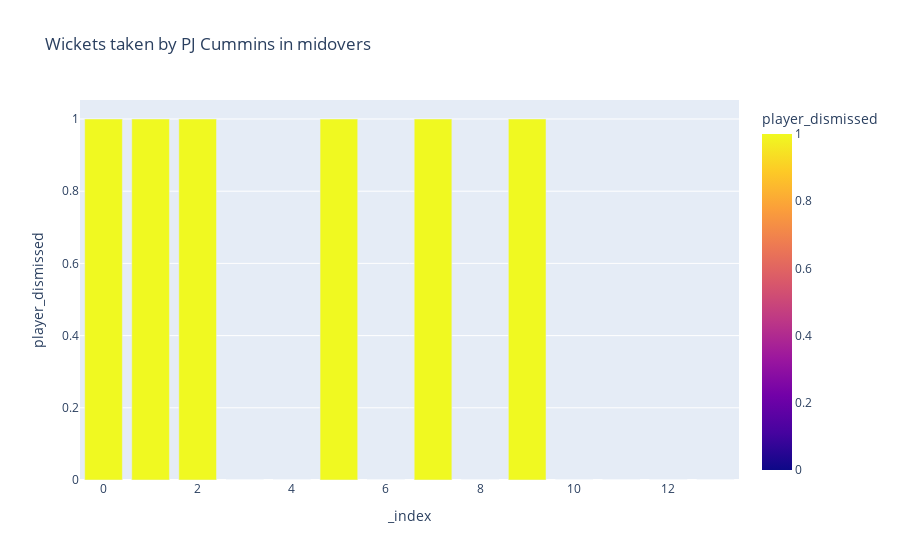
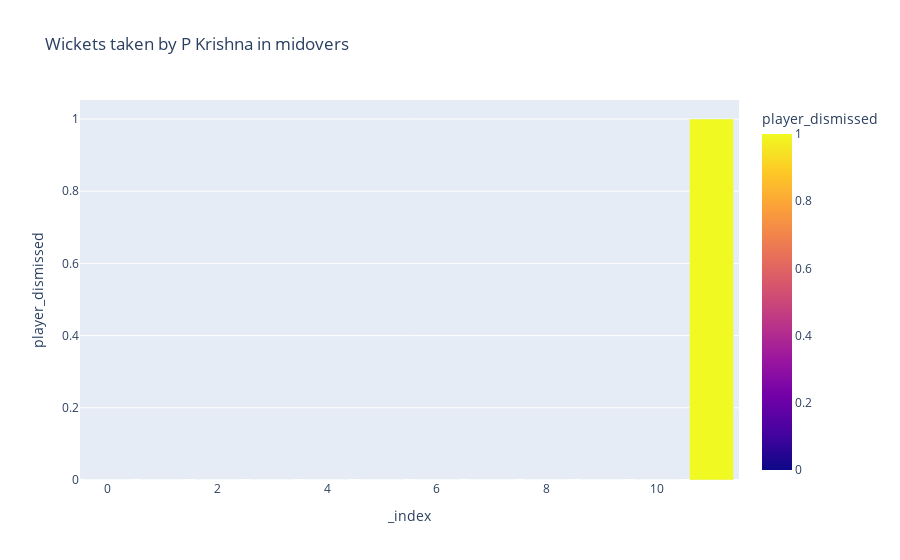
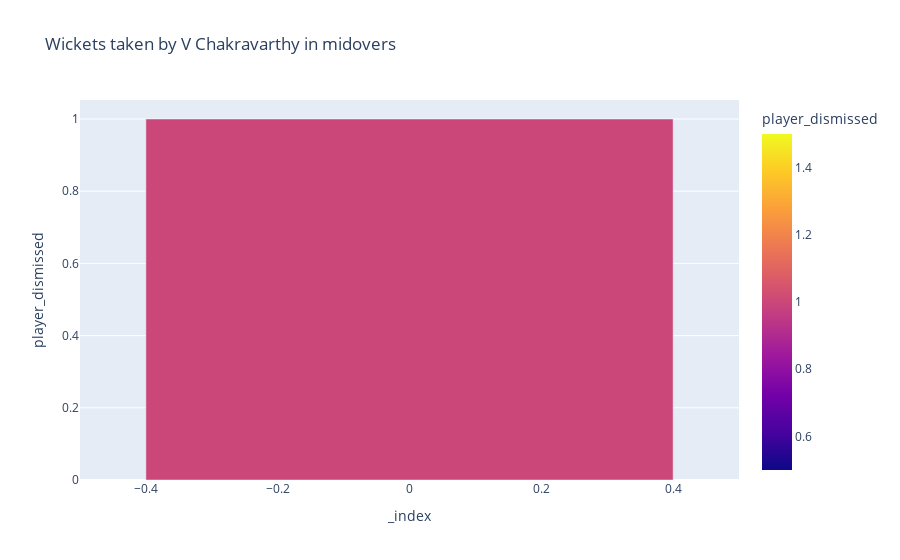
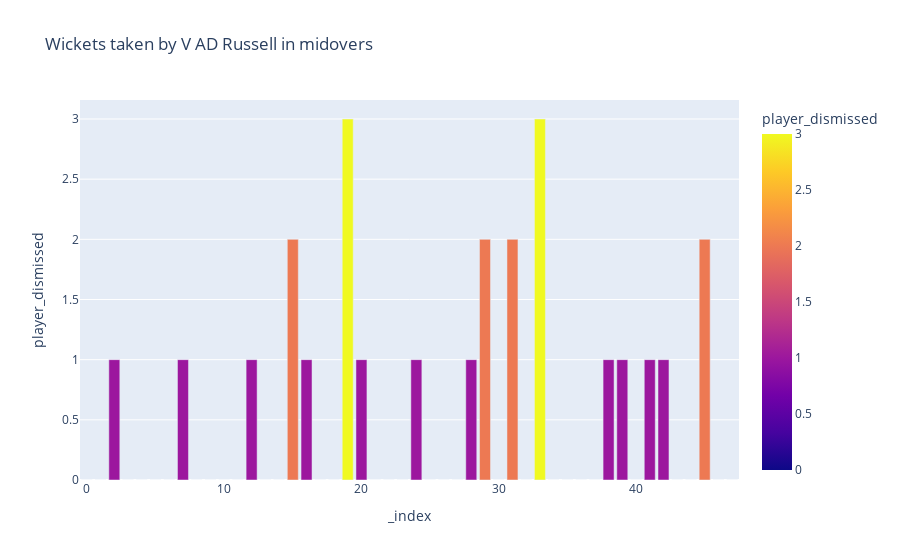

Notebook code cell kept with these figures, in order:
### Markdown cell above
### wickets taking capability of KKR bowlers in middle overs

### Code cell
IPL_KM_mid = IPL_KM[(IPL_KM.over >= 6) & (IPL_KM.over <= 15)]
wickets_all_mid = IPL_KM_mid.groupby(['match_id','bowler'])['player_dismissed'].sum().reset_index()
MI_wickets_mid = wickets_all_mid[wickets_all_mid.bowler.isin(KKR_bowlers)]
 

# Wickets taken by KKR bowlers in each match in mid overs
MI_wickets_pc_mid = MI_wickets_mid[MI_wickets_mid.bowler=='PJ Cummins'].reset_index()
MI_wickets_pk_mid = MI_wickets_mid[MI_wickets_mid.bowler=='P Krishna'].reset_index()
MI_wickets_vc_mid = MI_wickets_mid[MI_wickets_mid.bowler=='V Chakravarthy'].reset_index()
MI_wickets_ar_mid = MI_wickets_mid[MI_wickets_mid.bowler=='AD Russell'].reset_index()

fig1_ = px.bar(MI_wickets_pc_mid, y='player_dismissed',
             hover_data=['player_dismissed'], color=MI_wickets_pc_mid.player_dismissed,title='Wickets taken by PJ Cummins in midovers')
fig1_.show()

fig2_ = px.bar(MI_wickets_pk_mid, y='player_dismissed',
             hover_data=['player_dismissed'], color=MI_wickets_pk_mid.player_dismissed,title='Wickets taken by P Krishna in midovers')
fig2_.show()

fig3_ = px.bar(MI_wickets_vc_mid, y='player_dismissed',
             hover_data=['player_dismissed'], color=MI_wickets_vc_mid.player_dismissed,title='Wickets taken by V Chakravarthy in midovers')
fig3_.show()

fig4_ = px.bar(MI_wickets_ar_mid, y='player_dismissed',
             hover_data=['player_dismissed'], color=MI_wickets_ar_mid.player_dismissed,title='Wickets taken by V AD Russell in midovers')
fig4_.show()

print("Statistics of wickets taken by PJ Cummins in midovers :", MI_wickets_pc_mid.player_dismissed.describe())
print("\nStatistics of wickets taken by P Krishna in midovers :", MI_wickets_pk_mid.player_dismissed.describe())
print("\nStatistics of wickets taken by V Chakravarthy in midovers :", MI_wickets_vc_mid.player_dismissed.describe())
print("\nStatistics of wickets taken by AD Russell in midovers :", MI_wickets_ar_mid.player_dismissed.describe())

### Figure 1 — Plotly figure (JSON) as saved in the notebook; plotly's stock layout.template omitted (floating-point values rounded to 4 significant figures)
{"data": [{"alignmentgroup": "True", "customdata": [[1], [1], [1], [0], [0], [1], [0], [1], [0], [1], [0], [0], [0], [0]], "hovertemplate": "_index=%{x}<br>player_dismissed=%{marker.color}<extra></extra>", "legendgroup": "", "marker": {"color": [1, 1, 1, 0, 0, 1, 0, 1, 0, 1, 0, 0, 0, 0], "coloraxis": "coloraxis"}, "name": "", "offsetgroup": "", "orientation": "v", "showlegend": false, "textposition": "auto", "type": "bar", "x": [0, 1, 2, 3, 4, 5, 6, 7, 8, 9, 10, 11, 12, 13], "xaxis": "x", "y": [1, 1, 1, 0, 0, 1, 0, 1, 0, 1, 0, 0, 0, 0], "yaxis": "y"}], "layout": {"barmode": "relative", "coloraxis": {"colorbar": {"title": {"text": "player_dismissed"}}, "colorscale": [[0, "#0d0887"], [0.1111, "#46039f"], [0.2222, "#7201a8"], [0.3333, "#9c179e"], [0.4444, "#bd3786"], [0.5556, "#d8576b"], [0.6667, "#ed7953"], [0.7778, "#fb9f3a"], [0.8889, "#fdca26"], [1, "#f0f921"]]}, "legend": {"tracegroupgap": 0}, "title": {"text": "Wickets taken by PJ Cummins in midovers"}, "xaxis": {"anchor": "y", "domain": [0, 1], "title": {"text": "_index"}}, "yaxis": {"anchor": "x", "domain": [0, 1], "title": {"text": "player_dismissed"}}}}

### Figure 2 — Plotly figure (JSON) as saved in the notebook; plotly's stock layout.template omitted (floating-point values rounded to 4 significant figures)
{"data": [{"alignmentgroup": "True", "customdata": [[0], [0], [0], [0], [0], [0], [0], [0], [0], [0], [0], [1]], "hovertemplate": "_index=%{x}<br>player_dismissed=%{marker.color}<extra></extra>", "legendgroup": "", "marker": {"color": [0, 0, 0, 0, 0, 0, 0, 0, 0, 0, 0, 1], "coloraxis": "coloraxis"}, "name": "", "offsetgroup": "", "orientation": "v", "showlegend": false, "textposition": "auto", "type": "bar", "x": [0, 1, 2, 3, 4, 5, 6, 7, 8, 9, 10, 11], "xaxis": "x", "y": [0, 0, 0, 0, 0, 0, 0, 0, 0, 0, 0, 1], "yaxis": "y"}], "layout": {"barmode": "relative", "coloraxis": {"colorbar": {"title": {"text": "player_dismissed"}}, "colorscale": [[0, "#0d0887"], [0.1111, "#46039f"], [0.2222, "#7201a8"], [0.3333, "#9c179e"], [0.4444, "#bd3786"], [0.5556, "#d8576b"], [0.6667, "#ed7953"], [0.7778, "#fb9f3a"], [0.8889, "#fdca26"], [1, "#f0f921"]]}, "legend": {"tracegroupgap": 0}, "title": {"text": "Wickets taken by P Krishna in midovers"}, "xaxis": {"anchor": "y", "domain": [0, 1], "title": {"text": "_index"}}, "yaxis": {"anchor": "x", "domain": [0, 1], "title": {"text": "player_dismissed"}}}}

### Figure 3 — Plotly figure (JSON) as saved in the notebook; plotly's stock layout.template omitted (floating-point values rounded to 4 significant figures)
{"data": [{"alignmentgroup": "True", "customdata": [[1]], "hovertemplate": "_index=%{x}<br>player_dismissed=%{marker.color}<extra></extra>", "legendgroup": "", "marker": {"color": [1], "coloraxis": "coloraxis"}, "name": "", "offsetgroup": "", "orientation": "v", "showlegend": false, "textposition": "auto", "type": "bar", "x": [0], "xaxis": "x", "y": [1], "yaxis": "y"}], "layout": {"barmode": "relative", "coloraxis": {"colorbar": {"title": {"text": "player_dismissed"}}, "colorscale": [[0, "#0d0887"], [0.1111, "#46039f"], [0.2222, "#7201a8"], [0.3333, "#9c179e"], [0.4444, "#bd3786"], [0.5556, "#d8576b"], [0.6667, "#ed7953"], [0.7778, "#fb9f3a"], [0.8889, "#fdca26"], [1, "#f0f921"]]}, "legend": {"tracegroupgap": 0}, "title": {"text": "Wickets taken by V Chakravarthy in midovers"}, "xaxis": {"anchor": "y", "domain": [0, 1], "title": {"text": "_index"}}, "yaxis": {"anchor": "x", "domain": [0, 1], "title": {"text": "player_dismissed"}}}}

### Figure 4 — Plotly figure (JSON) as saved in the notebook; plotly's stock layout.template omitted (floating-point values rounded to 4 significant figures)
{"data": [{"alignmentgroup": "True", "customdata": [[0], [0], [1], [0], [0], [0], [0], [1], [0], [0], [0], [0], [1], [0], [0], [2], [1], [0], [0], [3], [1], [0], [0], [0], [1], [0], [0], [0], [1], [2], [0], [2], [0], [3], [0], [0], [0], [0], [1], [1], [0], [1], [1], [0], [0], [2], [0], [0]], "hovertemplate": "_index=%{x}<br>player_dismissed=%{marker.color}<extra></extra>", "legendgroup": "", "marker": {"color": [0, 0, 1, 0, 0, 0, 0, 1, 0, 0, 0, 0, 1, 0, 0, 2, 1, 0, 0, 3, 1, 0, 0, 0, 1, 0, 0, 0, 1, 2, 0, 2, 0, 3, 0, 0, 0, 0, 1, 1, 0, 1, 1, 0, 0, 2, 0, 0], "coloraxis": "coloraxis"}, "name": "", "offsetgroup": "", "orientation": "v", "showlegend": false, "textposition": "auto", "type": "bar", "x": [0, 1, 2, 3, 4, 5, 6, 7, 8, 9, 10, 11, 12, 13, 14, 15, 16, 17, 18, 19, 20, 21, 22, 23, 24, 25, 26, 27, 28, 29, 30, 31, 32, 33, 34, 35, 36, 37, 38, 39, 40, 41, 42, 43, 44, 45, 46, 47], "xaxis": "x", "y": [0, 0, 1, 0, 0, 0, 0, 1, 0, 0, 0, 0, 1, 0, 0, 2, 1, 0, 0, 3, 1, 0, 0, 0, 1, 0, 0, 0, 1, 2, 0, 2, 0, 3, 0, 0, 0, 0, 1, 1, 0, 1, 1, 0, 0, 2, 0, 0], "yaxis": "y"}], "layout": {"barmode": "relative", "coloraxis": {"colorbar": {"title": {"text": "player_dismissed"}}, "colorscale": [[0, "#0d0887"], [0.1111, "#46039f"], [0.2222, "#7201a8"], [0.3333, "#9c179e"], [0.4444, "#bd3786"], [0.5556, "#d8576b"], [0.6667, "#ed7953"], [0.7778, "#fb9f3a"], [0.8889, "#fdca26"], [1, "#f0f921"]]}, "legend": {"tracegroupgap": 0}, "title": {"text": "Wickets taken by V AD Russell in midovers"}, "xaxis": {"anchor": "y", "domain": [0, 1], "title": {"text": "_index"}}, "yaxis": {"anchor": "x", "domain": [0, 1], "title": {"text": "player_dismissed"}}}}
